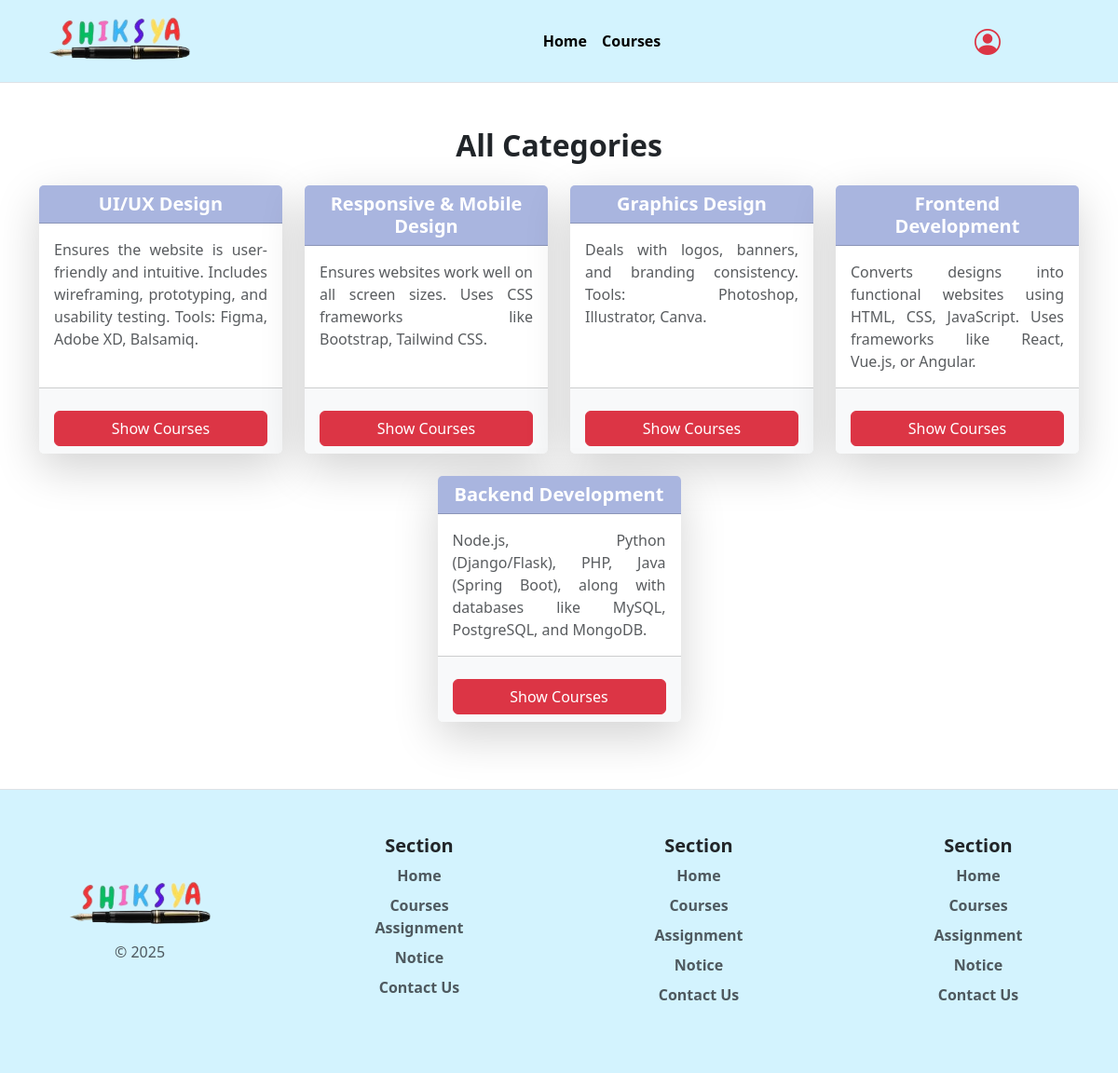
/all_category, run on the app's committed database.
### elearning/models.py (models this page shows, shortened)
class Category(models.Model):
    name = models.CharField(max_length=200, blank=False, null=False)
    description = models.TextField(max_length=2000, blank=False, null=False)
    created_at = models.DateTimeField(auto_now_add=True)

### elearning/views.py (the view)
# urls.py: path('all_category',AllCategory,name='allcategory'),
def AllCategory(request):
    context = {
        'category' : Category.objects.all()
    }
    return render(request,'all_category.html',context)

### elearning/templates/all_category.html
{% extends "base.html" %}
{% block main-content %}
<div class="container my-5">
    <h2 class="text-center fw-bold mb-4">All Categories</h2>
    <div class="row justify-content-center">
        {% for item in category %}
        <div class="col-12 col-sm-6 col-md-4 col-lg-3 mb-4">
            <div class="card text-center shadow-lg border-0 h-100" style="transition: transform 0.3s ease;">
                <div class="card-header text-white" style="background-color: #A9B5DF;">
                    <h5 class="card-title fw-bold mb-0">{{ item.name }}</h5>
                </div>
                <div class="card-body d-flex flex-column">
                    <p class="card-text text-muted" style="text-align: justify;">{{ item.description }}</p>
                </div>
                <div class="card-footer bg-light">
                    <a href="#" class="btn btn-danger w-100 mt-3">Show Courses</a>
                </div>
            </div>
        </div>
        {% endfor %}
    </div>
</div>
{% endblock main-content %}

### templates/base.html (shortened to what this page needs)
<!DOCTYPE html>
{% load static %}
<html lang="en">
<head>
    <link rel="stylesheet" href="{% static 'css/style.css' %}">
    <link href="https://cdn.jsdelivr.net/npm/bootstrap@5.3.3/dist/css/bootstrap.min.css" rel="stylesheet"
>
    <link rel="stylesheet" href="https://cdn.jsdelivr.net/npm/bootstrap-icons@1.11.3/font/bootstrap-icons.min.css">
    <link rel="stylesheet" href="https://cdnjs.cloudflare.com/ajax/libs/OwlCarousel2/2.3.4/assets/owl.carousel.css"
 />
    <link rel="stylesheet" href="https://cdnjs.cloudflare.com/ajax/libs/OwlCarousel2/2.3.4/assets/owl.theme.default.css"
 />
</head>
<body>
    {% include "components/header.html" %}
    {% block main-content %}
    {% endblock%}
    {% include "components/footer.html" %}
</body>
</html>

### templates/components/header.html (shortened to what this page needs)
{% if not user.is_authenticated %}
<header class="d-flex flex-wrap align-items-center justify-content-center justify-content-md-between py-3 border-bottom px-5" style="background-color:  #D3F3FE;">
    <div class="col-md-3 mb-2 mb-md-0">
        <a href="/" class="d-inline-flex text-decoration-none text-black fw-bold fs-2" style="font-family: 'Courier New', Courier, monospace;">
            <img src="/static/images/logo.png" alt="" height="50px">
        </a>
    </div>
    <ul class="nav col-12 col-md-auto mb-2 justify-content-center mb-md-0">
        <li><a href="/" class="nav-link px-2 text-black fw-bold {% if request.path == '/' %} active {% endif %}">Home</a></li>
        <li><a href="{% url 'allcourses' %}" class="nav-link px-2 text-black fw-bold {% if request.path == '/all_courses' %} active {% endif %}">Courses</a></li>
    </ul>
    <div class="col-md-2 text-center">
        <a href="{% url 'login' %}" class="text-danger fs-3"><i class="bi bi-person-circle"></i></a>
    </div>
</header>
{% endif %}

### templates/components/footer.html
<div class="container-fluid" style="background-color: #D3F3FE; width: 100%;">
  <footer class="row py-5 mt-4 border-top text-center">
    <div class="col-12 col-sm-6 col-md-3 mb-3">
      <a href="/" class="d-flex align-items-center mb-3 link-body-emphasis text-decoration-none justify-content-center">
        <img src="/static/images/logo.png" alt="" height="50px" class="mt-5">
      </a>
      <p class="text-body-secondary">© 2025</p>
    </div>
    <div class="col-12 col-sm-6 col-md-3 mb-3">
      <h5 class="fw-bold">Section</h5>
      <ul class="nav flex-column">
        <li class="nav-item mb-2 text-secondary fw-bold"><a href="#" class="nav-link p-0 text-body-secondary">Home</a></li>
        <li class="nav-item mb- text-secondary fw-bold"><a href="#" class="nav-link p-0 text-body-secondary">Courses</a></li>
        <li class="nav-item mb-2 text-secondary fw-bold"><a href="#" class="nav-link p-0 text-body-secondary">Assignment</a></li>
        <li class="nav-item mb-2 text-secondary fw-bold"><a href="#" class="nav-link p-0 text-body-secondary">Notice</a></li>
        <li class="nav-item mb-2 text-secondary fw-bold"><a href="#" class="nav-link p-0 text-body-secondary">Contact Us</a></li>
      </ul>
    </div>
    <div class="col-12 col-sm-6 col-md-3 mb-3">
      <h5 class="fw-bold">Section</h5>
      <ul class="nav flex-column">
        <li class="nav-item mb-2 text-secondary fw-bold"><a href="#" class="nav-link p-0 text-body-secondary">Home</a></li>
        <li class="nav-item mb-2 text-secondary fw-bold"><a href="#" class="nav-link p-0 text-body-secondary">Courses</a></li>
        <li class="nav-item mb-2 text-secondary fw-bold"><a href="#" class="nav-link p-0 text-body-secondary">Assignment</a></li>
        <li class="nav-item mb-2 text-secondary fw-bold"><a href="#" class="nav-link p-0 text-body-secondary">Notice</a></li>
        <li class="nav-item mb-2 text-secondary fw-bold"><a href="#" class="nav-link p-0 text-body-secondary">Contact Us</a></li>
      </ul>
    </div>
    <div class="col-12 col-sm-6 col-md-3 mb-3">
      <h5 class="fw-bold">Section</h5>
      <ul class="nav flex-column">
        <li class="nav-item mb-2 text-secondary fw-bold"><a href="#" class="nav-link p-0 text-body-secondary">Home</a></li>
        <li class="nav-item mb-2 text-secondary fw-bold"><a href="#" class="nav-link p-0 text-body-secondary">Courses</a></li>
        <li class="nav-item mb-2 text-secondary fw-bold"><a href="#" class="nav-link p-0 text-body-secondary">Assignment</a></li>
        <li class="nav-item mb-2 text-secondary fw-bold"><a href="#" class="nav-link p-0 text-body-secondary">Notice</a></li>
        <li class="nav-item mb-2 text-secondary fw-bold"><a href="#" class="nav-link p-0 text-body-secondary">Contact Us</a></li>
      </ul>
    </div>
  </footer>
</div>

### data on the page
Category: name "UI/UX Design", description "Ensures the website is user-friendly and intuitive. Includes wireframing, prototyping, and usability testing. Tools: Figma, Adobe XD, Balsamiq."
Category: name "Responsive & Mobile Design", description "Ensures websites work well on all screen sizes. Uses CSS frameworks like Bootstrap, Tailwind CSS."
Category: name "Graphics Design", description "Deals with logos, banners, and branding consistency. Tools: Photoshop, Illustrator, Canva."
Category: name "Frontend Development", description "Converts designs into functional websites using HTML, CSS, JavaScript. Uses frameworks like React, Vue.js, or Angular."
Category: name "Backend Development", description "Node.js, Python (Django/Flask), PHP, Java (Spring Boot), along with databases like MySQL, PostgreSQL, and MongoDB."
